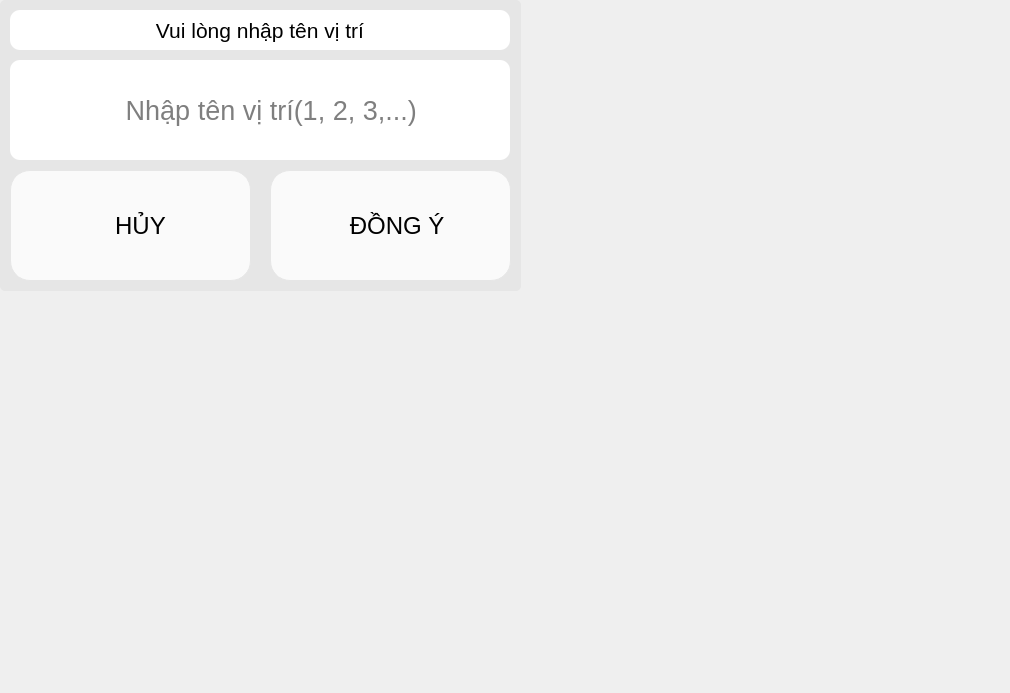
<?xml version="1.0" encoding="UTF-8"?>
<ui version="4.0">
 <class>Form_nhaptenban</class>
 <widget class="QWidget" name="Form_nhaptenban">
  <property name="geometry">
   <rect>
    <x>0</x>
    <y>0</y>
    <width>1010</width>
    <height>693</height>
   </rect>
  </property>
  <property name="windowTitle">
   <string>Form</string>
  </property>
  <property name="styleSheet">
   <string notr="true"/>
  </property>
  <widget class="QFrame" name="frame">
   <property name="geometry">
    <rect>
     <x>0</x>
     <y>0</y>
     <width>521</width>
     <height>291</height>
    </rect>
   </property>
   <property name="minimumSize">
    <size>
     <width>500</width>
     <height>200</height>
    </size>
   </property>
   <property name="maximumSize">
    <size>
     <width>750</width>
     <height>550</height>
    </size>
   </property>
   <property name="styleSheet">
    <string notr="true">background-color: rgb(230, 230, 230);
border-radius: 5px;
box-shadow: 5px 5px 10px rgba(0, 0, 0, 0.5);</string>
   </property>
   <property name="frameShape">
    <enum>QFrame::WinPanel</enum>
   </property>
   <property name="frameShadow">
    <enum>QFrame::Raised</enum>
   </property>
   <widget class="QLineEdit" name="lineEdit_nhaptenban">
    <property name="geometry">
     <rect>
      <x>10</x>
      <y>60</y>
      <width>500</width>
      <height>100</height>
     </rect>
    </property>
    <property name="minimumSize">
     <size>
      <width>500</width>
      <height>100</height>
     </size>
    </property>
    <property name="maximumSize">
     <size>
      <width>500</width>
      <height>100</height>
     </size>
    </property>
    <property name="font">
     <font>
      <pointsize>20</pointsize>
     </font>
    </property>
    <property name="styleSheet">
     <string notr="true">background-color: rgb(255, 255, 255);
border-radius:10px;</string>
    </property>
    <property name="alignment">
     <set>Qt::AlignCenter</set>
    </property>
    <property name="placeholderText">
     <string>   Nhập tên vị trí(1, 2, 3,...)</string>
    </property>
   </widget>
   <widget class="QPushButton" name="Button_xacnhan_capnhat">
    <property name="geometry">
     <rect>
      <x>270</x>
      <y>170</y>
      <width>241</width>
      <height>111</height>
     </rect>
    </property>
    <property name="font">
     <font>
      <family>MS Shell Dlg 2</family>
      <pointsize>18</pointsize>
      <weight>9</weight>
      <italic>false</italic>
      <bold>false</bold>
     </font>
    </property>
    <property name="styleSheet">
     <string notr="true">QPushButton#Button_xacnhan_capnhat
{
    border-radius: 20px;
	font: 75 18pt &quot;MS Shell Dlg 2&quot;;
	border: 1px solid rgb(230, 230, 230);
	background-color: rgb(250, 250, 250);
/*border: 3px solid rgb(0, 0, 255);*/

}

QPushButton#Button_xacnhan_capnhat:pressed{
padding-left :2px;
padding-top :2px;

	background-color:#0e71aa;
}
QPushButton#Button_xacnhan_capnhat:checked {
background-color:#0e71aa;

}
</string>
    </property>
    <property name="text">
     <string>  ĐỒNG Ý</string>
    </property>
    <property name="icon">
     <iconset>
      <normaloff>icon/check.png</normaloff>icon/check.png</iconset>
    </property>
    <property name="iconSize">
     <size>
      <width>40</width>
      <height>40</height>
     </size>
    </property>
   </widget>
   <widget class="QPushButton" name="Button_huy_capnhat">
    <property name="geometry">
     <rect>
      <x>10</x>
      <y>170</y>
      <width>241</width>
      <height>111</height>
     </rect>
    </property>
    <property name="font">
     <font>
      <family>MS Shell Dlg 2</family>
      <pointsize>18</pointsize>
      <weight>9</weight>
      <italic>false</italic>
      <bold>false</bold>
     </font>
    </property>
    <property name="styleSheet">
     <string notr="true">QPushButton#Button_huy_capnhat
{
    border-radius: 20px;
	font: 75 18pt &quot;MS Shell Dlg 2&quot;;
	border: 1px solid rgb(230, 230, 230);
	background-color: rgb(250, 250, 250);
/*border: 3px solid rgb(0, 0, 255);*/

}

QPushButton#Button_huy_capnhat:pressed{
padding-left :2px;
padding-top :2px;

	background-color:#0e71aa;
}
QPushButton#Button_huy_capnhat:checked {
background-color: #0e71aa;

}
</string>
    </property>
    <property name="text">
     <string>   HỦY</string>
    </property>
    <property name="icon">
     <iconset>
      <normaloff>icon/close.png</normaloff>icon/close.png</iconset>
    </property>
    <property name="iconSize">
     <size>
      <width>40</width>
      <height>40</height>
     </size>
    </property>
   </widget>
   <widget class="QLabel" name="label">
    <property name="geometry">
     <rect>
      <x>10</x>
      <y>10</y>
      <width>500</width>
      <height>40</height>
     </rect>
    </property>
    <property name="font">
     <font>
      <pointsize>16</pointsize>
     </font>
    </property>
    <property name="styleSheet">
     <string notr="true">background-color: rgb(255, 255, 255);
 border-radius: 10px;</string>
    </property>
    <property name="text">
     <string>Vui lòng nhập tên vị trí</string>
    </property>
    <property name="alignment">
     <set>Qt::AlignCenter</set>
    </property>
   </widget>
  </widget>
 </widget>
 <resources>
  <include location="resource.qrc"/>
 </resources>
 <connections/>
</ui>
